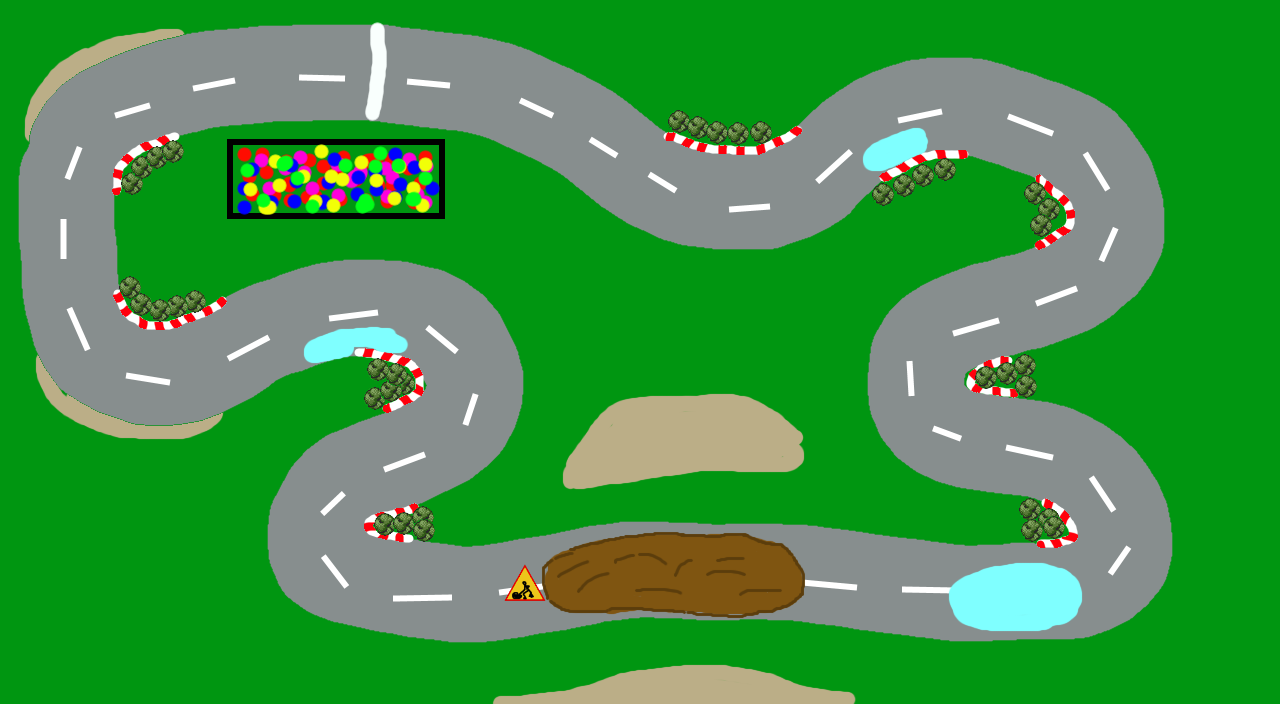

Tiled map render using the project's own tile images. Description and the map definition, with tile-layer contents summarised, below:
An orthogonal 40x22 tile map with 32x32 px tiles, 1 tile layer (Tile Layer 1) and 107 objects (43x solid, 27x path, 13x sand, 10x checkpoint, 8x spawn_pos, ...).

<map version="1.0" orientation="orthogonal" renderorder="right-down" width="40" height="22" tilewidth="32" tileheight="32" nextobjectid="114">
 <tileset firstgid="1" name="paintmap2" tilewidth="32" tileheight="32">
  <image source="paintmap2.png" width="1280" height="704" />
 </tileset>
 <layer name="Tile Layer 1" width="40" height="22">
  <data>[880 cells, 880 non-empty, 880 distinct tile ids]</data>
 </layer>
 <objectgroup name="Object Layer 1">
  <object id="1" name="solid" x="227.333" y="138.667" width="217.333" height="78.6667" />
  <object id="2" name="solid" x="162" y="141.333" width="19.3333" height="19.3333">
   <ellipse />
  </object>
  <object id="3" name="solid" x="148.333" y="146.333" width="19.3333" height="19.3333">
   <ellipse />
  </object>
  <object id="4" name="solid" x="132.333" y="155" width="19.3333" height="19.3333">
   <ellipse />
  </object>
  <object id="5" name="solid" x="122.333" y="173" width="19.3333" height="19.3333">
   <ellipse />
  </object>
  <object id="6" name="solid" x="119" y="278.333" width="19.3333" height="19.3333">
   <ellipse />
  </object>
  <object id="7" name="solid" x="131.667" y="297" width="19.3333" height="19.3333">
   <ellipse />
  </object>
  <object id="8" name="solid" x="151.667" y="300.333" width="19.3333" height="19.3333">
   <ellipse />
  </object>
  <object id="9" name="solid" x="169" y="297.667" width="19.3333" height="19.3333">
   <ellipse />
  </object>
  <object id="10" name="solid" x="186.333" y="293" width="19.3333" height="19.3333">
   <ellipse />
  </object>
  <object id="11" name="solid" x="369" y="359.667" width="19.3333" height="19.3333">
   <ellipse />
  </object>
  <object id="12" name="solid" x="387.667" y="365.667" width="19.3333" height="19.3333">
   <ellipse />
  </object>
  <object id="13" name="solid" x="397" y="378.333" width="19.3333" height="19.3333">
   <ellipse />
  </object>
  <object id="14" name="solid" x="381.667" y="381" width="19.3333" height="19.3333">
   <ellipse />
  </object>
  <object id="15" name="solid" x="364.333" y="389.667" width="19.3333" height="19.3333">
   <ellipse />
  </object>
  <object id="16" name="solid" x="375" y="513" width="19.3333" height="19.3333">
   <ellipse />
  </object>
  <object id="17" name="solid" x="394.333" y="513.667" width="19.3333" height="19.3333">
   <ellipse />
  </object>
  <object id="18" name="solid" x="414.333" y="507.667" width="19.3333" height="19.3333">
   <ellipse />
  </object>
  <object id="19" name="solid" x="414.333" y="521" width="19.3333" height="19.3333">
   <ellipse />
  </object>
  <object id="20" name="solid" x="1021" y="499.667" width="19.3333" height="19.3333">
   <ellipse />
  </object>
  <object id="21" name="solid" x="1039" y="511" width="19.3333" height="19.3333">
   <ellipse />
  </object>
  <object id="22" name="solid" x="1046.33" y="521.667" width="19.3333" height="19.3333">
   <ellipse />
  </object>
  <object id="23" name="solid" x="1021" y="523" width="19.3333" height="19.3333">
   <ellipse />
  </object>
  <object id="24" name="solid" x="975.667" y="369.667" width="19.3333" height="19.3333">
   <ellipse />
  </object>
  <object id="25" name="solid" x="999.667" y="365.667" width="19.3333" height="19.3333">
   <ellipse />
  </object>
  <object id="26" name="solid" x="1018.33" y="357" width="19.3333" height="19.3333">
   <ellipse />
  </object>
  <object id="27" name="solid" x="1016.33" y="377" width="19.3333" height="19.3333">
   <ellipse />
  </object>
  <object id="28" name="solid" x="873.667" y="186.333" width="19.3333" height="19.3333">
   <ellipse />
  </object>
  <object id="29" name="solid" x="895" y="175.667" width="19.3333" height="19.3333">
   <ellipse />
  </object>
  <object id="30" name="solid" x="913.667" y="165" width="19.3333" height="19.3333">
   <ellipse />
  </object>
  <object id="31" name="solid" x="937.667" y="159.667" width="19.3333" height="19.3333">
   <ellipse />
  </object>
  <object id="32" name="solid" x="1025.67" y="184.333" width="19.3333" height="19.3333">
   <ellipse />
  </object>
  <object id="33" name="solid" x="1039.67" y="199.667" width="19.3333" height="19.3333">
   <ellipse />
  </object>
  <object id="34" name="solid" x="1031.67" y="216.333" width="19.3333" height="19.3333">
   <ellipse />
  </object>
  <object id="35" name="solid" x="669.667" y="111.667" width="19.3333" height="19.3333">
   <ellipse />
  </object>
  <object id="36" name="solid" x="689" y="117.667" width="19.3333" height="19.3333">
   <ellipse />
  </object>
  <object id="37" name="solid" x="709" y="123" width="19.3333" height="19.3333">
   <ellipse />
  </object>
  <object id="38" name="solid" x="728.333" y="125" width="19.3333" height="19.3333">
   <ellipse />
  </object>
  <object id="39" name="solid" x="751" y="123.667" width="19.3333" height="19.3333">
   <ellipse />
  </object>
  <object id="40" name="sand" x="562" y="483.333">
   <polygon points="0,0 7.33333,-26.6667 48,-79.3333 172,-89.3333 217.333,-71.3333 232.667,-56" />
  </object>
  <object id="41" name="sand" x="564" y="485.333">
   <polygon points="0,0 232,-57.3333 238,-42.6667 240,-30 225.333,-16.6667" />
  </object>
  </objectgroup>
</map>
<!-- 66 of 107 objects omitted -->
